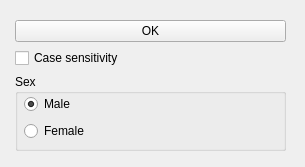
<?xml version="1.0" encoding="UTF-8"?>
<ui version="4.0">
 <class>Form</class>
 <widget class="QWidget" name="Form">
  <property name="geometry">
   <rect>
    <x>0</x>
    <y>0</y>
    <width>305</width>
    <height>167</height>
   </rect>
  </property>
  <property name="windowTitle">
   <string>Button Demo by YDG</string>
  </property>
  <widget class="QWidget" name="verticalLayoutWidget">
   <property name="geometry">
    <rect>
     <x>10</x>
     <y>10</y>
     <width>281</width>
     <height>151</height>
    </rect>
   </property>
   <layout class="QVBoxLayout" name="main_layout" stretch="0,0,0">
    <property name="spacing">
     <number>6</number>
    </property>
    <property name="sizeConstraint">
     <enum>QLayout::SetDefaultConstraint</enum>
    </property>
    <property name="leftMargin">
     <number>5</number>
    </property>
    <property name="topMargin">
     <number>10</number>
    </property>
    <property name="rightMargin">
     <number>5</number>
    </property>
    <property name="bottomMargin">
     <number>10</number>
    </property>
    <item>
     <widget class="QPushButton" name="btn_OK">
      <property name="text">
       <string>OK</string>
      </property>
      <property name="icon">
       <iconset resource="D:/python projects/pyside2 practice/Logon.qrc">
        <normaloff>:/images/ok.png</normaloff>:/images/ok.png</iconset>
      </property>
     </widget>
    </item>
    <item>
     <widget class="QCheckBox" name="cb_case_sense">
      <property name="text">
       <string>Case sensitivity</string>
      </property>
     </widget>
    </item>
    <item>
     <widget class="QGroupBox" name="gb_sex">
      <property name="title">
       <string>Sex</string>
      </property>
      <widget class="QWidget" name="verticalLayoutWidget_2">
       <property name="geometry">
        <rect>
         <x>9</x>
         <y>19</y>
         <width>251</width>
         <height>51</height>
        </rect>
       </property>
       <layout class="QVBoxLayout" name="verticalLayout">
        <item>
         <widget class="QRadioButton" name="rb_male">
          <property name="text">
           <string>Male</string>
          </property>
          <property name="checked">
           <bool>true</bool>
          </property>
         </widget>
        </item>
        <item>
         <widget class="QRadioButton" name="rb_female">
          <property name="text">
           <string>Female</string>
          </property>
         </widget>
        </item>
       </layout>
      </widget>
     </widget>
    </item>
   </layout>
  </widget>
 </widget>
 <resources>
  <include location="D:/python projects/pyside2 practice/Logon.qrc"/>
 </resources>
 <connections>
  <connection>
   <sender>btn_OK</sender>
   <signal>clicked()</signal>
   <receiver>Form</receiver>
   <slot>btnOk_click()</slot>
   <hints>
    <hint type="sourcelabel">
     <x>270</x>
     <y>37</y>
    </hint>
    <hint type="destinationlabel">
     <x>297</x>
     <y>32</y>
    </hint>
   </hints>
  </connection>
  <connection>
   <sender>cb_case_sense</sender>
   <signal>toggled(bool)</signal>
   <receiver>Form</receiver>
   <slot>cb_case_sense_toggled()</slot>
   <hints>
    <hint type="sourcelabel">
     <x>222</x>
     <y>62</y>
    </hint>
    <hint type="destinationlabel">
     <x>294</x>
     <y>77</y>
    </hint>
   </hints>
  </connection>
  <connection>
   <sender>rb_male</sender>
   <signal>toggled(bool)</signal>
   <receiver>Form</receiver>
   <slot>rb_onMale_toggled()</slot>
   <hints>
    <hint type="sourcelabel">
     <x>128</x>
     <y>104</y>
    </hint>
    <hint type="destinationlabel">
     <x>298</x>
     <y>130</y>
    </hint>
   </hints>
  </connection>
 </connections>
 <slots>
  <slot>btnOk_click()</slot>
  <slot>cb_case_sense_toggled()</slot>
  <slot>rb_onMale_toggled()</slot>
 </slots>
</ui>
